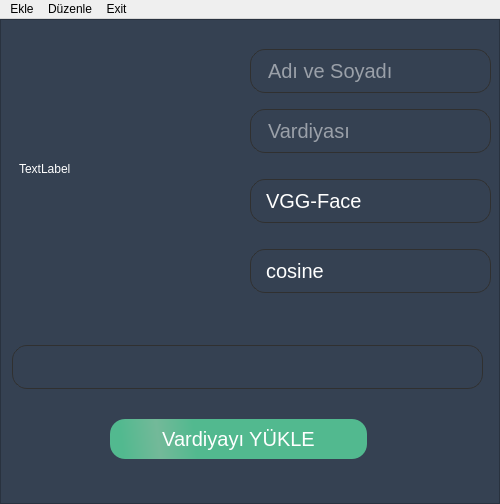
<?xml version="1.0" encoding="UTF-8"?>
<ui version="4.0">
 <class>VardiyaSorumlusuMainWindow</class>
 <widget class="QMainWindow" name="VardiyaSorumlusuMainWindow">
  <property name="geometry">
   <rect>
    <x>0</x>
    <y>0</y>
    <width>500</width>
    <height>504</height>
   </rect>
  </property>
  <property name="windowTitle">
   <string>MainWindow</string>
  </property>
  <widget class="QWidget" name="centralwidget">
   <property name="minimumSize">
    <size>
     <width>500</width>
     <height>480</height>
    </size>
   </property>
   <property name="maximumSize">
    <size>
     <width>510</width>
     <height>485</height>
    </size>
   </property>
   <layout class="QGridLayout" name="gridLayout">
    <property name="leftMargin">
     <number>0</number>
    </property>
    <property name="topMargin">
     <number>0</number>
    </property>
    <property name="rightMargin">
     <number>0</number>
    </property>
    <property name="bottomMargin">
     <number>0</number>
    </property>
    <property name="spacing">
     <number>0</number>
    </property>
    <item row="0" column="0">
     <widget class="QFrame" name="frame">
      <property name="styleSheet">
       <string notr="true">QFrame{
background: #354152;
}

QLineEdit{
 border: 1px solid gray;
    border-radius: 10px;
    min-width: 6em;
	font-size:20px;
	padding-left:15px;
	height:42px;
	border-radius:15px;
	border-color: #303030;
	background: transparent;
	color:white;
}

QPushButton{
border-radius: 15px;
	background-color: qlineargradient(spread:reflect, x1:1, y1:0.466409, x2:0.188, y2:0.482727, stop:0.823864 rgba(82, 185, 143, 255), stop:1 rgba(115, 185, 153, 255));
padding: 8px 16px;
color: white;
font-size: 20px;
}
QPushButton#btn_login:pressed{
color: black;
background: #008bd1
}
QCommandLinkButton{
font-size: 16px;
background: #4c5d75;
}
QCommandLinkButton:pressed{
	background-color: rgb(92, 186, 138);
}


QCheckBox{
font-size:16px;;
color:white;

}


QCheckBox::indicator{
	height:15px;
	width:15px;

}
QComboBox {
    border: 1px solid gray;
    border-radius: 10px;
    min-width: 6em;
	font-size:20px;
	padding-left:15px;
	height:42px;
	border-radius:15px;
	border-color: #303030;
	background: transparent;
	color:white;

}

QComboBox:on {
    border-bottom-left-radius: 0px;
    border-bottom-right-radius: 0px;
}

QComboBox QAbstractItemView {
    border-bottom-right-radius: 10px;
    border-bottom-left-radius: 10px;
    background: #354152;
    border: 1px solid gray;
	color:white;

}

QComboBox::drop-down {
    border-color: white;
}




QLabel{
	color:white;

}






</string>
      </property>
      <property name="frameShape">
       <enum>QFrame::StyledPanel</enum>
      </property>
      <property name="frameShadow">
       <enum>QFrame::Raised</enum>
      </property>
      <widget class="QLineEdit" name="text_AdSoyad">
       <property name="enabled">
        <bool>false</bool>
       </property>
       <property name="geometry">
        <rect>
         <x>250</x>
         <y>30</y>
         <width>241</width>
         <height>44</height>
        </rect>
       </property>
       <property name="placeholderText">
        <string>Adı ve Soyadı</string>
       </property>
      </widget>
      <widget class="QLineEdit" name="text_Vardiyasi">
       <property name="enabled">
        <bool>false</bool>
       </property>
       <property name="geometry">
        <rect>
         <x>250</x>
         <y>90</y>
         <width>241</width>
         <height>44</height>
        </rect>
       </property>
       <property name="echoMode">
        <enum>QLineEdit::Normal</enum>
       </property>
       <property name="placeholderText">
        <string>Vardiyası</string>
       </property>
      </widget>
      <widget class="QComboBox" name="cmb_Model">
       <property name="geometry">
        <rect>
         <x>250</x>
         <y>160</y>
         <width>241</width>
         <height>44</height>
        </rect>
       </property>
       <item>
        <property name="text">
         <string>VGG-Face</string>
        </property>
       </item>
       <item>
        <property name="text">
         <string>OpenFace</string>
        </property>
       </item>
       <item>
        <property name="text">
         <string>Facenet</string>
        </property>
       </item>
       <item>
        <property name="text">
         <string>DeepFace</string>
        </property>
       </item>
      </widget>
      <widget class="QComboBox" name="cmb_Metrik">
       <property name="geometry">
        <rect>
         <x>250</x>
         <y>230</y>
         <width>241</width>
         <height>44</height>
        </rect>
       </property>
       <item>
        <property name="text">
         <string>cosine</string>
        </property>
       </item>
       <item>
        <property name="text">
         <string>euclidean</string>
        </property>
       </item>
       <item>
        <property name="text">
         <string>euclidean_l2</string>
        </property>
       </item>
      </widget>
      <widget class="QComboBox" name="cmb_Vardiyalar">
       <property name="geometry">
        <rect>
         <x>12</x>
         <y>326</y>
         <width>471</width>
         <height>44</height>
        </rect>
       </property>
      </widget>
      <widget class="QPushButton" name="btn_login">
       <property name="geometry">
        <rect>
         <x>110</x>
         <y>400</y>
         <width>257</width>
         <height>40</height>
        </rect>
       </property>
       <property name="styleSheet">
        <string notr="true"/>
       </property>
       <property name="text">
        <string>Vardiyayı YÜKLE</string>
       </property>
      </widget>
      <widget class="QLabel" name="image_vardiyaSorumlusu">
       <property name="geometry">
        <rect>
         <x>19</x>
         <y>34</y>
         <width>211</width>
         <height>231</height>
        </rect>
       </property>
       <property name="styleSheet">
        <string notr="true"/>
       </property>
       <property name="text">
        <string>TextLabel</string>
       </property>
      </widget>
     </widget>
    </item>
   </layout>
  </widget>
  <widget class="QMenuBar" name="menubar">
   <property name="geometry">
    <rect>
     <x>0</x>
     <y>0</y>
     <width>500</width>
     <height>21</height>
    </rect>
   </property>
   <widget class="QMenu" name="menuEkle">
    <property name="title">
     <string>Ekle</string>
    </property>
    <addaction name="action_VardiyaEkle"/>
    <addaction name="action_isciEkle"/>
    <addaction name="action_VardiyayaisciEkle"/>
   </widget>
   <widget class="QMenu" name="menuExit">
    <property name="title">
     <string>Düzenle</string>
    </property>
    <addaction name="action_isciDuzenle"/>
    <addaction name="action_vardiyasorumlusuDuzenle"/>
    <addaction name="action_SayfayiYenile"/>
   </widget>
   <widget class="QMenu" name="menuExit_2">
    <property name="title">
     <string>Exit</string>
    </property>
    <addaction name="actionExit"/>
   </widget>
   <addaction name="menuEkle"/>
   <addaction name="menuExit"/>
   <addaction name="menuExit_2"/>
  </widget>
  <action name="action_VardiyaEkle">
   <property name="text">
    <string>Ders Ekle</string>
   </property>
  </action>
  <action name="action_isciDuzenle">
   <property name="text">
    <string>Öğrenci Düzenle</string>
   </property>
  </action>
  <action name="action_isciEkle">
   <property name="text">
    <string>Öğrenci Ekle</string>
   </property>
  </action>
  <action name="action_VardiyayaisciEkle">
   <property name="text">
    <string>Öğrenciyi Derse Ekle</string>
   </property>
  </action>
  <action name="action_vardiyasorumlusuDuzenle">
   <property name="text">
    <string>Öğretmen Düzenle</string>
   </property>
  </action>
  <action name="actionExit_2">
   <property name="text">
    <string>Exit</string>
   </property>
  </action>
  <action name="actionExit">
   <property name="text">
    <string>Exit</string>
   </property>
  </action>
  <action name="action_SayfayiYenile">
   <property name="text">
    <string>Sayfayı Yenile</string>
   </property>
  </action>
 </widget>
 <resources/>
 <connections/>
</ui>
